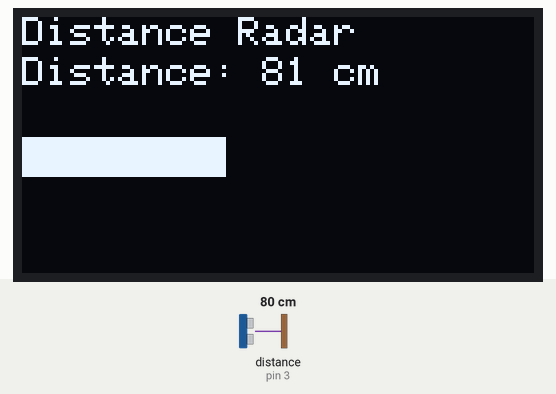
Simulated run of this sketch. Board: Arduino Uno, built with avr-gcc and run on an emulated ATmega328P. On the bench: 128×64 one-colour display. Inputs (shaded band) come from the test bench; at power-on: distance to the obstacle (sensor on pin 3) 80 cm. The echo pulse lasts 58.3 µs per cm; the display library's start-up logo is not drawn.

Above: at 3.2 s.
3.3 s: distance to the obstacle (sensor on pin 3) set to 2 cm
At 4.5 s:
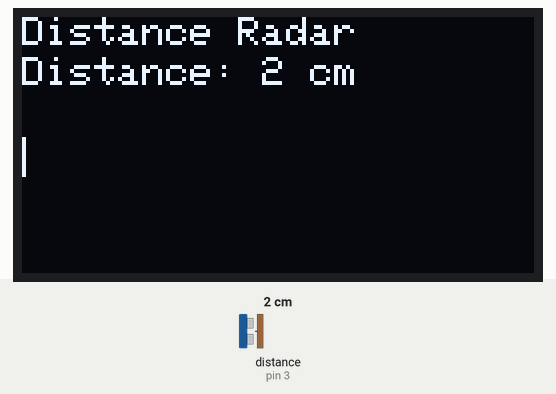
4.9 s: distance to the obstacle (sensor on pin 3) set to 4 cm
At 5.5 s:
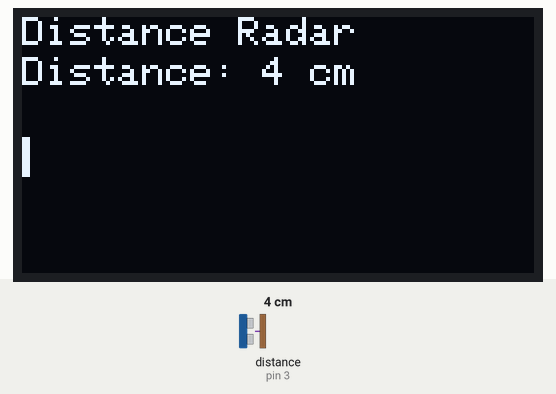
6.5 s: distance to the obstacle (sensor on pin 3) set to 9 cm
At 7.8 s:
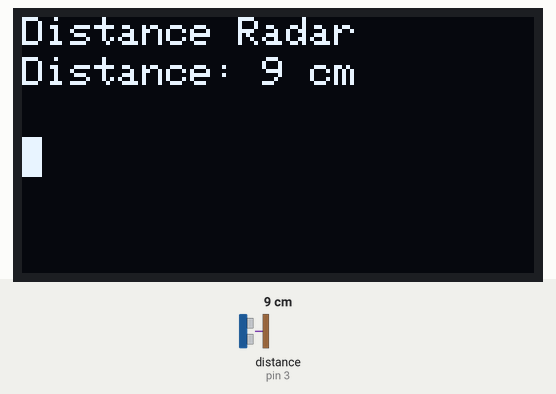
Timing chart, 0 to 9.5 s (numbered marks = the images above; inputs shaded):
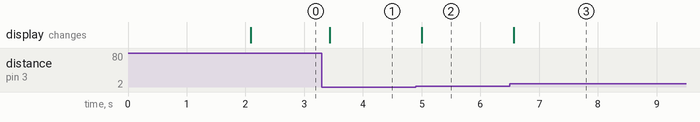

The sketch:

ULTRASONIC_RADAR.ino
```cpp
#include <Adafruit_GFX.h>
#include <Adafruit_SSD1306.h>
#include <NewPing.h>

#define SCREEN_WIDTH 128
#define SCREEN_HEIGHT 64
#define OLED_RESET -1
Adafruit_SSD1306 display(SCREEN_WIDTH, SCREEN_HEIGHT, &Wire, OLED_RESET);

#define TRIG_PIN 2
#define ECHO_PIN 3
#define MAX_DISTANCE 200

NewPing sonar(TRIG_PIN, ECHO_PIN, MAX_DISTANCE);

void setup() {
  Serial.begin(9600);

  if (!display.begin(SSD1306_SWITCHCAPVCC, 0x3C)) {
    Serial.println(F("SSD1306 allocation failed"));
    for (;;);
  }

  display.display();
  delay(2000);
  display.clearDisplay();
}

void loop() {
  unsigned int distance = sonar.ping_cm();

  display.clearDisplay();

  display.setTextSize(1);
  display.setTextColor(SSD1306_WHITE);
  display.setCursor(0, 0);
  display.print("Distance Radar");

  display.setCursor(0, 10);
  display.print("Distance: ");
  display.print(distance);
  display.print(" cm");

  int barLength = map(distance, 0, MAX_DISTANCE, 0, SCREEN_WIDTH);
  display.fillRect(0, 30, barLength, 10, SSD1306_WHITE);

  display.display();

  delay(100);
}
```

Measured:
- after the input at 3.3 s, the display: changes after 0.14 s (image 1)
- after the input at 4.9 s, the display: changes after 0.10 s (image 2)
- after the input at 6.5 s, the display: changes after 0.07 s (image 3)
